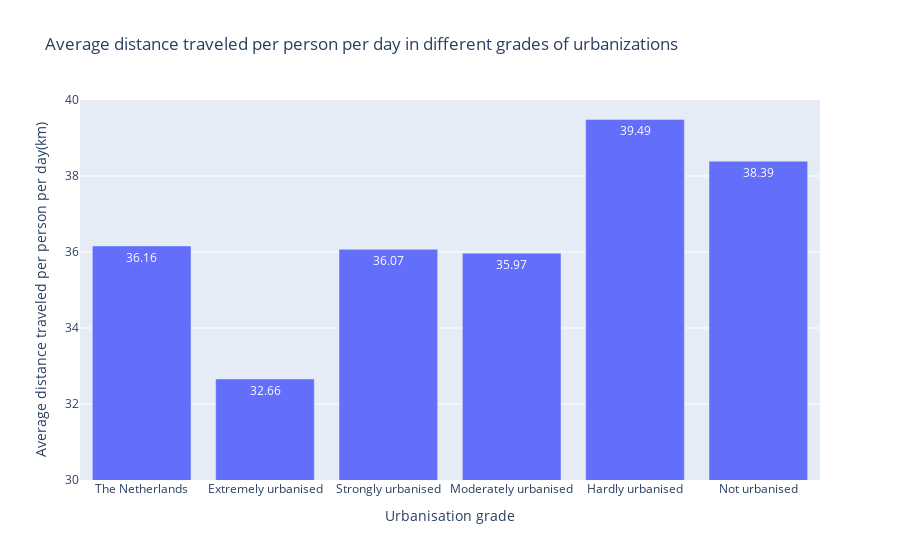

Here is the notebook cell this chart was saved with:
### Markdown cell above
## 1.2 Average distance traveled per person per day for different urbanisation grades
The following bar chart is showing the average distance traveled per person per day in different grades of urbanizations. In this analysis the focus is only on the average distance without a distinction in travel modes, because that gives a more clear overview. It is expected that the average distance travelled in more urbanised areas will be lower, because activities are closer to people homes and therefore people have tot travel less distance to their activity.

### Code cell
#Creating bar chart
fig = px.bar(df_total, x='region_characteristics', y='average_trips_per_person_per_day_distance(km)', 
             title="Average distance traveled per person per day in different grades of urbanizations", 
             text='average_trips_per_person_per_day_distance(km)')

#Zoom in to improve readability
fig.update_layout(yaxis_range=[30,40]) 

#Update titles x- and y-axis
fig.update_layout(xaxis_title="Urbanisation grade", yaxis_title="Average distance traveled per person per day(km)")

#Show final barchart
fig.show()

### Figure 1 — Plotly figure (JSON) as saved in the notebook; plotly's stock layout.template omitted (floating-point values rounded to 4 significant figures)
{"data": [{"alignmentgroup": "True", "hovertemplate": "region_characteristics=%{x}<br>average_trips_per_person_per_day_distance(km)=%{text}<extra></extra>", "legendgroup": "", "marker": {"color": "#636efa", "pattern": {"shape": ""}}, "name": "", "offsetgroup": "", "orientation": "v", "showlegend": false, "text": [36.16, 32.66, 36.07, 35.97, 39.49, 38.39], "textposition": "auto", "type": "bar", "x": ["The Netherlands", "Extremely urbanised", "Strongly urbanised", "Moderately urbanised", "Hardly urbanised", "Not urbanised"], "xaxis": "x", "y": [36.16, 32.66, 36.07, 35.97, 39.49, 38.39], "yaxis": "y"}], "layout": {"barmode": "relative", "legend": {"tracegroupgap": 0}, "title": {"text": "Average distance traveled per person per day in different grades of urbanizations"}, "xaxis": {"anchor": "y", "domain": [0, 1], "title": {"text": "Urbanisation grade"}}, "yaxis": {"anchor": "x", "domain": [0, 1], "range": [30, 40], "title": {"text": "Average distance traveled per person per day(km)"}}}}
